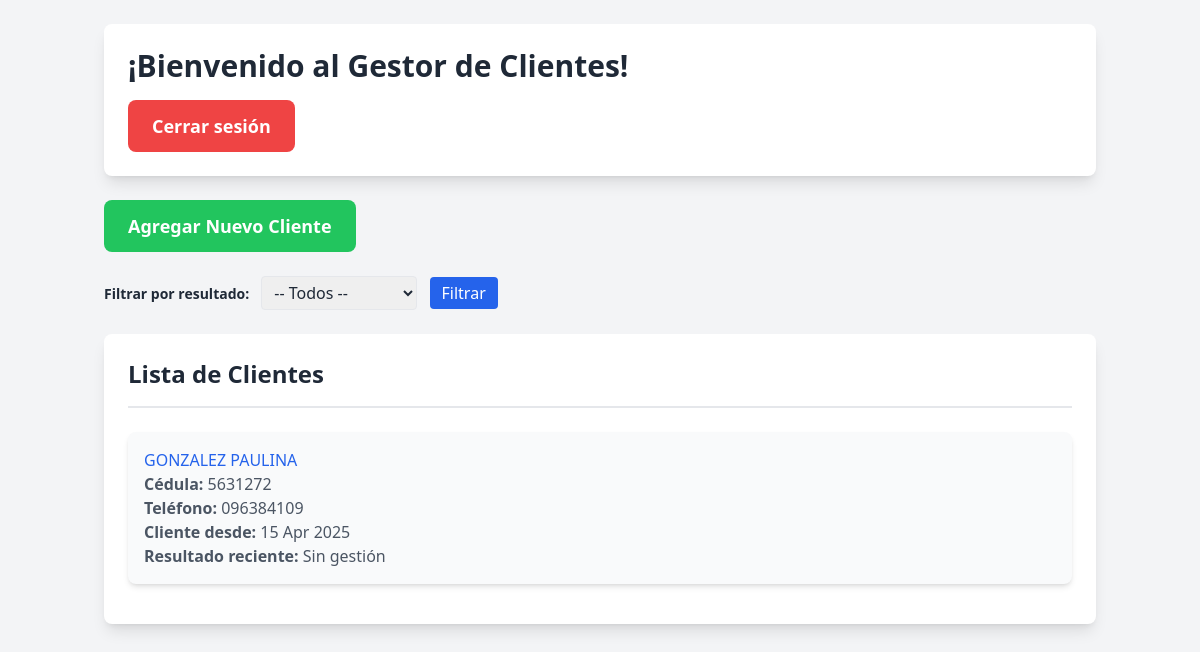
Screenshot of / (signed in) with the database file from the repository.
### App/models.py (models this page shows, shortened)
class Cliente(models.Model):
    id = models.AutoField(primary_key=True)
    cliced_a = models.CharField(max_length=100, blank=True, null=True)
    rescierre = models.CharField(max_length=100, blank=True, null=True)
    resvto = models.CharField(max_length=100, blank=True, null=True)
    cliente_desde = models.DateField(blank=True, null=True)
    tarven = models.CharField(max_length=100, blank=True, null=True)
    cliapeuno = models.CharField(max_length=100, blank=True, null=True)
    cliapedos = models.CharField(max_length=100, blank=True, null=True)
    clinomuno = models.CharField(max_length=100, blank=True, null=True)
    clinomdos = models.CharField(max_length=100, blank=True, null=True)
    edad = models.PositiveIntegerField(blank=True, null=True)
    clifecnac = models.DateField(blank=True, null=True)
    loc = models.CharField(max_length=100, blank=True, null=True)
    dpto = models.CharField(max_length=100, blank=True, null=True)
    clical = models.CharField(max_length=100, blank=True, null=True)
    clindp = models.CharField(max_length=100, blank=True, null=True)
    clibis = models.CharField(max_length=10, blank=True, null=True)
    clirut = models.CharField(max_length=50, blank=True, null=True)
    clikms = models.CharField(max_length=50, blank=True, null=True)
    clipas = models.CharField(max_length=50, blank=True, null=True)
    cliblo = models.CharField(max_length=50, blank=True, null=True)
    clitor = models.CharField(max_length=50, blank=True, null=True)
    cliapt = models.CharField(max_length=50, blank=True, null=True)
    climan = models.CharField(max_length=50, blank=True, null=True)
    telp = models.CharField(max_length=20, blank=True, null=True)
    telt = models.CharField(max_length=20, blank=True, null=True)
    cel1 = models.CharField(max_length=20, blank=True, null=True)
    cel2 = models.CharField(max_length=20, blank=True, null=True)
    telbau = models.CharField(max_length=20, blank=True, null=True)
    telweb = models.CharField(max_length=20, blank=True, null=True)
    celweb = models.CharField(max_length=20, blank=True, null=True)
    surco_vida = models.CharField(max_length=2, choices=[("Sí", "Sí"), ("No", "No")], default="No")
    surco_hogar = models.CharField(max_length=2, choices=[("Sí", "Sí"), ("No", "No")], default="No")
    hasta = models.DateField(blank=True, null=True)
    email = models.EmailField(blank=True, null=True)
    genero = models.CharField(
        max_length=20,
        choices=[
            ("Masculino", "Masculino"),
            ("Femenino", "Femenino")
        ],
        default="No especificado",
        blank=True,
        null=True
    )
    usuario = models.ForeignKey(User, on_delete=models.SET_NULL, null=True, blank=True, related_name='clientes')
    fecha_carga = models.DateField(blank=True, null=True)

### App/views.py (the view, shortened to what this page needs)
# urls.py: 2. Add a URL to urlpatterns:  path('', views.home, name='home')
@login_required
def home(request):
    rol_usuario = None
    try:
        rol_usuario = RolUsuario.objects.get(usuario=request.user)
    except RolUsuario.DoesNotExist:
        pass
    if rol_usuario and rol_usuario.rol == 'supervisor':
        clientes = Cliente.objects.all().order_by('-cliente_desde')
    else:
        clientes = Cliente.objects.filter(usuario=request.user).order_by('-cliente_desde')
    filtro_resultado = request.GET.get('resultado')
    for cliente in clientes:
        ultima_gestion = cliente.gestiones.order_by('-fecha').first()
        cliente.ultimo_resultado = (
            ultima_gestion.get_resultado_display() if ultima_gestion else "Sin gestión"
        )
    form = ClienteForm()
    return render(request, 'home.html', {
        'clientes': clientes,
        'form': form,
        'rol_usuario': rol_usuario,
        'filtro_resultado': filtro_resultado
    })

### App/templates/home.html (shortened to what this page needs)
<!DOCTYPE html>
<html lang="es">
<head>
    <script src="https://cdn.tailwindcss.com"></script>
</head>
<body class="bg-gray-100 font-sans text-gray-800">
<div class="container mx-auto px-4 py-6">
    <div class="bg-white p-6 rounded-lg shadow-lg mb-6">
        <h1 class="text-3xl font-semibold text-gray-800 mb-4">¡Bienvenido al Gestor de Clientes!</h1>
        <a href="{% url 'salir' %}" class="inline-block px-6 py-3 bg-red-500 text-white rounded-lg text-lg font-semibold hover:bg-red-600 transition">Cerrar sesión</a>
    </div>
    <div class="mb-6">
        <button id="openModalBtn" class="px-6 py-3 bg-green-500 text-white rounded-lg text-lg font-semibold hover:bg-green-600 transition">Agregar Nuevo Cliente</button>
    </div>
    <form method="get" class="mb-6">
        <label for="resultado" class="mr-2 font-semibold text-sm">Filtrar por resultado:</label>
        <select name="resultado" id="resultado" class="border px-2 py-1 rounded">
            <option value="">-- Todos --</option>
        </select>
        <button type="submit" class="ml-2 px-3 py-1 bg-blue-600 text-white rounded hover:bg-blue-700 transition">Filtrar</button>
    </form>
    <div class="bg-white p-6 rounded-lg shadow-lg max-h-[600px] overflow-y-auto">
        <h2 class="text-2xl font-semibold text-gray-800 border-b-2 pb-4 mb-6">Lista de Clientes</h2>
        <ul>
            {% for cliente in clientes %}
                <li class="bg-gray-50 p-4 mb-4 rounded-lg shadow-md hover:shadow-lg transition-transform transform hover:scale-105">
                    <a href="{% url 'detalle_cliente' cliente.id %}" class="text-blue-600 hover:underline">
                        {{ cliente.cliapeuno }} {{ cliente.clinomuno }}
                    </a>
                    <p class="text-gray-600"><strong>Cédula:</strong> {{ cliente.cliced_a }}</p>
                    <p class="text-gray-600"><strong>Teléfono:</strong>
                        {% if cliente.telt and cliente.telt != '0' and cliente.cel1 and cliente.cel1 != '0' %}
                            {{ cliente.telt }} {{ cliente.cel1 }}
                        {% elif cliente.telt and cliente.telt != '0' %}
                            {{ cliente.telt }}
                        {% elif cliente.cel1 and cliente.cel1 != '0' %}
                            {{ cliente.cel1 }}
                        {% else %}
                            No disponible
                        {% endif %}
                    </p>
                    <p class="text-gray-600"><strong>Cliente desde:</strong> {{ cliente.cliente_desde|date:"d M Y" }}</p>
                    <p class="text-gray-600"><strong>Resultado reciente:</strong> {{ cliente.ultimo_resultado|capfirst }}</p>
                </li>
            {% empty %}
                <li class="italic text-gray-500">No hay clientes cargados aún.</li>
            {% endfor %}
        </ul>
    </div>
</div>
</body>
</html>

### rows the page displays
Cliente: cliapeuno "GONZALEZ", clinomuno "PAULINA", cliced_a "5631272", cel1 "096384109", cliente_desde "15 Apr 2025", ultimo_resultado "Sin gestión"
